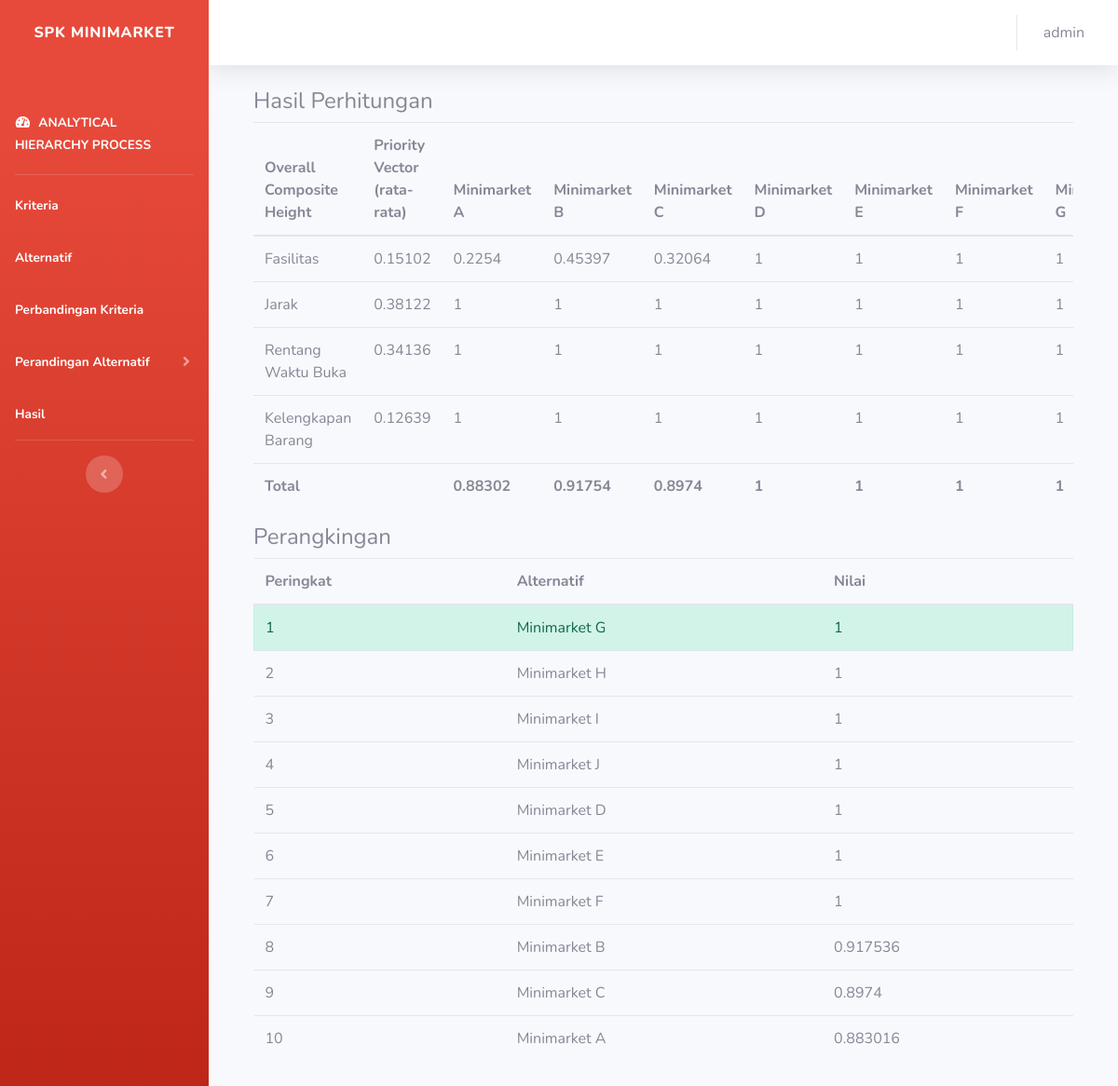
The app's page /hasil.php (signed in) with its own data.
### tables this page shows
CREATE TABLE `pv_kriteria` (
  `id_kriteria` int(11) NOT NULL,
  `nilai` float NOT NULL
);

CREATE TABLE `pv_alternatif` (
  `id` int(11) NOT NULL,
  `id_alternatif` int(11) NOT NULL,
  `id_kriteria` int(11) NOT NULL,
  `nilai` float NOT NULL
);

CREATE TABLE `ranking` (
  `id_alternatif` int(11) NOT NULL,
  `nilai` float NOT NULL
);

CREATE TABLE `alternatif` (
  `id` int(11) NOT NULL,
  `nama` varchar(20) NOT NULL
);

### config.php (called while the page is built, shortened)
<?php
	$database = 'spkminimarket';
?>

### fungsi.php (called while the page is built, shortened)
<?php
function getKriteriaID($no_urut) {
	include('config.php');
	$query  = "SELECT id FROM kriteria ORDER BY id";
	$result = mysqli_query($koneksi, $query);
	while ($row = mysqli_fetch_array($result)) {
		$listID[] = $row['id'];
	}
	return $listID[($no_urut)];
}
function getAlternatifID($no_urut) {
	include('config.php');
	$query  = "SELECT id FROM alternatif ORDER BY id";
	$result = mysqli_query($koneksi, $query);
	while ($row = mysqli_fetch_array($result)) {
		$listID[] = $row['id'];
	}
	return $listID[($no_urut)];
}
function getKriteriaNama($no_urut) {
	include('config.php');
	$query  = "SELECT nama FROM kriteria ORDER BY id";
	$result = mysqli_query($koneksi, $query);
	while ($row = mysqli_fetch_array($result)) {
		$nama[] = $row['nama'];
	}
	return $nama[($no_urut)];
}
function getAlternatifNama($no_urut) {
	include('config.php');
	$query  = "SELECT nama FROM alternatif ORDER BY id";
	$result = mysqli_query($koneksi, $query);
	while ($row = mysqli_fetch_array($result)) {
		$nama[] = $row['nama'];
	}
	return $nama[($no_urut)];
}
function getAlternatifPV($id_alternatif,$id_kriteria) {
	include('config.php');
	$pv = 1;
	$query = "SELECT nilai FROM pv_alternatif WHERE id_alternatif=$id_alternatif AND id_kriteria=$id_kriteria";
	$result = mysqli_query($koneksi, $query);
	while ($row = mysqli_fetch_array($result)) {
		$pv = $row['nilai'];
	}
	return $pv;
}
function getKriteriaPV($id_kriteria) {
	include('config.php');
	$query = "SELECT nilai FROM pv_kriteria WHERE id_kriteria=$id_kriteria";
	$result = mysqli_query($koneksi, $query);
	while ($row = mysqli_fetch_array($result)) {
		$pv = $row['nilai'];
	}
	return $pv;
}
function getJumlahAlternatif() {
	include('config.php');
	$query  = "SELECT count(*) FROM alternatif";
	$result = mysqli_query($koneksi, $query);
	while ($row = mysqli_fetch_array($result)) {
		$jmlData = $row[0];
	}
	return $jmlData;
}
function getJumlahKriteria() {
	include('config.php');
	$query  = "SELECT count(*) FROM kriteria";
	$result = mysqli_query($koneksi, $query);
	while ($row = mysqli_fetch_array($result)) {
		$jmlData = $row[0];
	}
	return $jmlData;
}
	?>

### hasil.php (the view, shortened to what this page needs)
<?php
include('config.php');
include('fungsi.php');
$jmlKriteria 	= getJumlahKriteria();
$jmlAlternatif	= getJumlahAlternatif();
$nilai			= array();
for ($x=0; $x <= ($jmlAlternatif-1); $x++) {
	$nilai[$x] = 0;
	for ($y=0; $y <= ($jmlKriteria-1); $y++) {
		$id_alternatif 	= getAlternatifID($x);
		$id_kriteria	= getKriteriaID($y);
		$pv_alternatif	= getAlternatifPV($id_alternatif,$id_kriteria);
		$pv_kriteria	= getKriteriaPV($id_kriteria);
		$nilai[$x]	 	+= ($pv_alternatif * $pv_kriteria);
	}
}
include('header.php');
?>
<section class="container" style="margin-bottom: 20px">
	<h4>Hasil Perhitungan</h4>
	<div class="table-responsive">
		<table class="table table-stripped">
			<thead>
			<tr>
				<th>Overall Composite Height</th>
				<th>Priority Vector (rata-rata)</th>
				<?php
				for ($i=0; $i <= (getJumlahAlternatif()-1); $i++) {
					echo "<th>".getAlternatifNama($i)."</th>\n";
				}
				?>
			</tr>
			</thead>
			<tbody>
			<?php
				for ($x=0; $x <= (getJumlahKriteria()-1) ; $x++) {
					echo "<tr>";
					echo "<td>".getKriteriaNama($x)."</td>";
					echo "<td>".round(getKriteriaPV(getKriteriaID($x)),5)."</td>";
					for ($y=0; $y <= (getJumlahAlternatif()-1); $y++) {
						echo "<td>".round(getAlternatifPV(getAlternatifID($y),getKriteriaID($x)),5)."</td>";
					}
					echo "</tr>";
				}
			?>
			</tbody>
			<tfoot>
			<tr>
				<th colspan="2">Total</th>
				<?php
				for ($i=0; $i <= ($jmlAlternatif-1); $i++) {
					echo "<th>".round($nilai[$i],5)."</th>";
				}
				?>
			</tr>
			</tfoot>
		</table>
	</div>
	<h4>Perangkingan</h4>
	<div class="table-responsive">
		<table class="table table-stripped">
			<thead>
				<tr>
					<th>Peringkat</th>
					<th>Alternatif</th>
					<th>Nilai</th>
				</tr>
			</thead>
			<tbody>
				<?php
					$query  = "SELECT id,nama,id_alternatif,nilai FROM alternatif,ranking WHERE alternatif.id = ranking.id_alternatif ORDER BY nilai DESC";
					$result = mysqli_query($koneksi, $query);
					$i = 0;
					while ($row = mysqli_fetch_array($result)) {
						$i++;
					?>
					<tr <?= $i==1 ? 'class="alert alert-success"' : '' ?>>
						<td><?= $i ?></td>
						<td><?php echo $row['nama'] ?></td>
						<td><?php echo $row['nilai'] ?></td>
					</tr>
					<?php
					}
				?>
			</tbody>
		</table>
	</div>
</section>
<?php include('footer.php'); ?>

### header.php (shortened to what this page needs)
<?php
	$data = $_SESSION['data'];
?>
<!DOCTYPE html>
<html lang="en">
<head>
	<link href="vendor/fontawesome-free/css/all.min.css" rel="stylesheet" type="text/css">
	<link href="css/sb-admin-2.css" rel="stylesheet">
	<link rel="stylesheet" type="text/css" href="https://cdn.datatables.net/1.10.20/css/jquery.dataTables.css">
</head>
<body id="page-top">
  <div id="wrapper">
		<ul class="navbar-nav bg-gradient-danger sidebar sidebar-dark accordion" id="accordionSidebar">
		  <a class="sidebar-brand d-flex align-items-center justify-content-center" href="index.php">
		    <div class="sidebar-brand-text mx-1">SPK Minimarket</div>
		  </a>
		  <li class="nav-item active">
		    <a class="nav-link" href="index.php">
		      <i class="fas fa-fw fa-tachometer-alt"></i>
		      <span>ANALYTICAL HIERARCHY PROCESS</span></a>
		  </li>
		  <hr class="sidebar-divider my-1">
		  <li class="nav-item active">
		    <a class="nav-link" href="kriteria.php">
		      <span>Kriteria </span></a>
		  </li>
		  <li class="nav-item active">
		    <a class="nav-link" href="alternatif.php">
		      <span>Alternatif </span></a>
		  </li>
		  <li class="nav-item active">
		    <a class="nav-link" href="bobot_kriteria.php">
		      <span>Perbandingan Kriteria</span></a>
		  </li>
		  <li class="nav-item active">
		    <a class="nav-link collapsed" href="#" data-toggle="collapse" data-target="#collapseUtilities" aria-expanded="true" aria-controls="collapseUtilities">
		      <span>Perandingan Alternatif</span>
		    </a>
						<?php
							if (getJumlahKriteria() > 0) {
								for ($i=0; $i <= (getJumlahKriteria()-1); $i++) {
									echo "<a class='collapse-item' href='bobot.php?c=".($i+1)."'>".getKriteriaNama($i)."</a>";
								}
							}
						?>
		  </li>
		   <li class="nav-item active">
		    <a class="nav-link" href="hasil.php">
		      <span>Hasil</span></a>
		  </li>
		  <hr class="sidebar-divider d-none d-md-block">
		  <div class="text-center d-none d-md-inline">
		    <button class="rounded-circle border-0" id="sidebarToggle"></button>
		  </div>
		</ul>
    <div id="content-wrapper" class="d-flex flex-column">
      <div id="content">
				<nav class="navbar navbar-expand navbar-light bg-white topbar mb-4 static-top shadow">
				  <ul class="navbar-nav ml-auto">
				    <li class="nav-item dropdown no-arrow">
				      <a class="nav-link dropdown-toggle" href="#" id="userDropdown" role="button" data-toggle="dropdown" aria-haspopup="true" aria-expanded="false">
				        <span class="mr-2 d-none d-lg-inline text-gray-600 "><?= $data['username'] ?> </span>
				      </a>
				    </li>
				  </ul>
				</nav>
        <div class="container">

### footer.php (shortened to what this page needs)
</div>
</div>
</div>
</div>
</body>
</html>

### records on screen
pv_kriteria: nilai "0.15102"
pv_alternatif: nilai "0.2254"
pv_alternatif: nilai "0.45397"
pv_alternatif: nilai "0.32064"
pv_kriteria: nilai "0.38122"
pv_kriteria: nilai "0.34136"
pv_kriteria: nilai "0.12639"
ranking: id_alternatif.nama "Minimarket G", nilai "1"
ranking: id_alternatif.nama "Minimarket H", nilai "1"
ranking: id_alternatif.nama "Minimarket I", nilai "1"
ranking: id_alternatif.nama "Minimarket J", nilai "1"
ranking: id_alternatif.nama "Minimarket D", nilai "1"
ranking: id_alternatif.nama "Minimarket E", nilai "1"
ranking: id_alternatif.nama "Minimarket F", nilai "1"
ranking: id_alternatif.nama "Minimarket B", nilai "0.917536"
ranking: id_alternatif.nama "Minimarket C", nilai "0.8974"
ranking: id_alternatif.nama "Minimarket A", nilai "0.883016"

### other values on screen
$data['username'] "admin"
getAlternatifNama($i) "Minimarket A"
getAlternatifNama($i) "Minimarket B"
getAlternatifNama($i) "Minimarket C"
getAlternatifNama($i) "Minimarket D"
getAlternatifNama($i) "Minimarket E"
getAlternatifNama($i) "Minimarket F"
getKriteriaNama($x) "Fasilitas"
getAlternatifPV(getAlternatifID($y),getKriteriaID($x)) "1"
getKriteriaNama($x) "Jarak"
getKriteriaNama($x) "Rentang Waktu Buka"
getKriteriaNama($x) "Kelengkapan Barang"
$nilai[$i] "0.88302"
$nilai[$i] "0.91754"
$nilai[$i] "0.8974"
